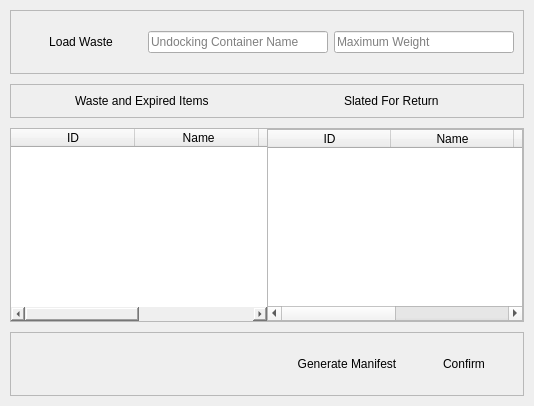
                     <widget class="QWidget" name="undocking">
                      <property name="styleSheet">
                       <string notr="true">b</string>
                      </property>
                      <layout class="QVBoxLayout" name="verticalLayout">
                       <property name="spacing">
                        <number>10</number>
                       </property>
                       <property name="leftMargin">
                        <number>10</number>
                       </property>
                       <property name="topMargin">
                        <number>10</number>
                       </property>
                       <property name="rightMargin">
                        <number>10</number>
                       </property>
                       <property name="bottomMargin">
                        <number>10</number>
                       </property>
                       <item>
                        <widget class="QFrame" name="frame_13">
                         <property name="frameShape">
                          <enum>QFrame::Shape::StyledPanel</enum>
                         </property>
                         <property name="frameShadow">
                          <enum>QFrame::Shadow::Raised</enum>
                         </property>
                         <layout class="QHBoxLayout" name="horizontalLayout_20">
                          <item alignment="Qt::AlignmentFlag::AlignLeft">
                           <widget class="QFrame" name="frame_12">
                            <property name="styleSheet">
                             <string notr="true">border:transparent</string>
                            </property>
                            <property name="frameShape">
                             <enum>QFrame::Shape::StyledPanel</enum>
                            </property>
                            <property name="frameShadow">
                             <enum>QFrame::Shadow::Raised</enum>
                            </property>
                            <layout class="QHBoxLayout" name="horizontalLayout_19">
                             <item alignment="Qt::AlignmentFlag::AlignHCenter">
                              <widget class="QPushButton" name="btn_load_waste">
                               <property name="styleSheet">
                                <string notr="true">padding: 6px 20px;
font: bold 9pt &quot;Segoe UI&quot;;</string>
                               </property>
                               <property name="text">
                                <string>Load Waste</string>
                               </property>
                              </widget>
                             </item>
                            </layout>
                           </widget>
                          </item>
                          <item>
                           <widget class="QLineEdit" name="le_udc_name">
                            <property name="placeholderText">
                             <string>Undocking Container Name</string>
                            </property>
                           </widget>
                          </item>
                          <item>
                           <widget class="QLineEdit" name="le_dc_maxweight">
                            <property name="placeholderText">
                             <string>Maximum Weight</string>
                            </property>
                           </widget>
                          </item>
                         </layout>
                        </widget>
                       </item>
                       <item>
                        <widget class="QFrame" name="frame_10">
                         <property name="frameShape">
                          <enum>QFrame::Shape::StyledPanel</enum>
                         </property>
                         <property name="frameShadow">
                          <enum>QFrame::Shadow::Raised</enum>
                         </property>
                         <layout class="QHBoxLayout" name="horizontalLayout_17">
                          <item alignment="Qt::AlignmentFlag::AlignHCenter">
                           <widget class="QLabel" name="waste_label">
                            <property name="text">
                             <string>Waste and Expired Items</string>
                            </property>
                           </widget>
                          </item>
                          <item alignment="Qt::AlignmentFlag::AlignHCenter|Qt::AlignmentFlag::AlignVCenter">
                           <widget class="QLabel" name="return_label">
                            <property name="text">
                             <string>Slated For Return</string>
                            </property>
                           </widget>
                          </item>
                         </layout>
                        </widget>
                       </item>
                       <item>
                        <widget class="QFrame" name="tables_btns_frame">
                         <property name="minimumSize">
                          <size>
                           <width>0</width>
                           <height>150</height>
                          </size>
                         </property>
                         <property name="frameShape">
                          <enum>QFrame::Shape::StyledPanel</enum>
                         </property>
                         <property name="frameShadow">
                          <enum>QFrame::Shadow::Raised</enum>
                         </property>
                         <layout class="QHBoxLayout" name="horizontalLayout_12">
                          <property name="spacing">
                           <number>0</number>
                          </property>
                          <property name="leftMargin">
                           <number>0</number>
                          </property>
                          <property name="topMargin">
                           <number>0</number>
                          </property>
                          <property name="rightMargin">
                           <number>0</number>
                          </property>
                          <property name="bottomMargin">
                           <number>0</number>
                          </property>
                          <item>
                           <widget class="QTableWidget" name="onship_table">
                            <property name="styleSheet">
                             <string notr="true">border-radius:0;</string>
                            </property>
                            <property name="cornerButtonEnabled">
                             <bool>true</bool>
                            </property>
                            <attribute name="horizontalHeaderVisible">
                             <bool>true</bool>
                            </attribute>
                            <attribute name="horizontalHeaderCascadingSectionResizes">
                             <bool>false</bool>
                            </attribute>
                            <attribute name="horizontalHeaderDefaultSectionSize">
                             <number>124</number>
                            </attribute>
                            <attribute name="horizontalHeaderHighlightSections">
                             <bool>true</bool>
                            </attribute>
                            <attribute name="horizontalHeaderShowSortIndicator" stdset="0">
                             <bool>false</bool>
                            </attribute>
                            <attribute name="horizontalHeaderStretchLastSection">
                             <bool>true</bool>
                            </attribute>
                            <attribute name="verticalHeaderVisible">
                             <bool>true</bool>
                            </attribute>
                            <attribute name="verticalHeaderHighlightSections">
                             <bool>true</bool>
                            </attribute>
                            <column>
                             <property name="text">
                              <string>ID</string>
                             </property>
                            </column>
                            <column>
                             <property name="text">
                              <string> Name</string>
                             </property>
                            </column>
                            <column>
                             <property name="text">
                              <string>Status</string>
                             </property>
                            </column>
                            <column>
                             <property name="text">
                              <string>Weight</string>
                             </property>
                            </column>
                           </widget>
                          </item>
                          <item>
                           <widget class="QTableWidget" name="slated4return">
                            <property name="styleSheet">
                             <string notr="true"/>
                            </property>
                            <attribute name="horizontalHeaderDefaultSectionSize">
                             <number>123</number>
                            </attribute>
                            <attribute name="horizontalHeaderStretchLastSection">
                             <bool>true</bool>
                            </attribute>
                            <attribute name="verticalHeaderVisible">
                             <bool>true</bool>
                            </attribute>
                            <column>
                             <property name="text">
                              <string>ID</string>
                             </property>
                            </column>
                            <column>
                             <property name="text">
                              <string>Name</string>
                             </property>
                            </column>
                            <column>
                             <property name="text">
                              <string>Status</string>
                             </property>
                            </column>
                            <column>
                             <property name="text">
                              <string>Weight</string>
                             </property>
                            </column>
                           </widget>
                          </item>
                         </layout>
                        </widget>
                       </item>
                       <item>
                        <widget class="QFrame" name="frame_14">
                         <property name="frameShape">
                          <enum>QFrame::Shape::StyledPanel</enum>
                         </property>
                         <property name="frameShadow">
                          <enum>QFrame::Shadow::Raised</enum>
                         </property>
                         <layout class="QHBoxLayout" name="horizontalLayout_21">
                          <item alignment="Qt::AlignmentFlag::AlignRight">
                           <widget class="QFrame" name="frame_15">
                            <property name="styleSheet">
                             <string notr="true">border:transparent</string>
                            </property>
                            <property name="frameShape">
                             <enum>QFrame::Shape::StyledPanel</enum>
                            </property>
                            <property name="frameShadow">
                             <enum>QFrame::Shadow::Raised</enum>
                            </property>
                            <layout class="QHBoxLayout" name="horizontalLayout_22">
                             <item>
                              <widget class="QPushButton" name="btn_waste_manifest">
                               <property name="styleSheet">
                                <string notr="true">padding: 6px 20px;
font: bold 9pt &quot;Segoe UI&quot;;</string>
                               </property>
                               <property name="text">
                                <string>Generate Manifest</string>
                               </property>
                              </widget>
                             </item>
                             <item>
                              <widget class="QPushButton" name="btn_undocking_confirm">
                               <property name="styleSheet">
                                <string notr="true">padding: 6px 20px;
font: bold 9pt &quot;Segoe UI&quot;;</string>
                               </property>
                               <property name="text">
                                <string>Confirm</string>
                               </property>
                              </widget>
                             </item>
                            </layout>
                           </widget>
                          </item>
                         </layout>
                        </widget>
                       </item>
                      </layout>
                     </widget>
